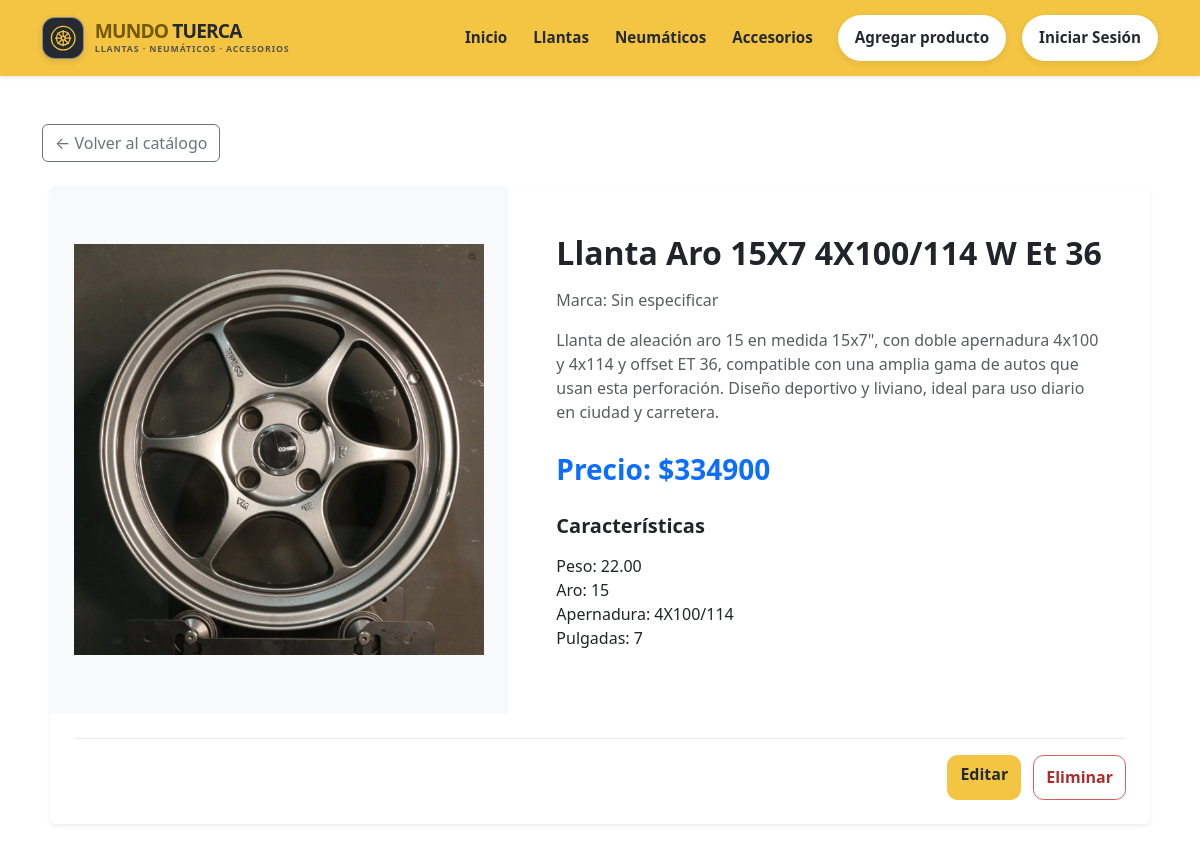
/catalogo/producto/llanta-aro-15x7-4x100-114-w-et-36/, run on the app's committed database.
### catalogo/models.py (models this page shows, shortened)
class Producto(models.Model):
    titulo = models.CharField(max_length=75)
    marca = models.CharField(max_length=50)
    descripcion = models.TextField()
    caracteristicas = models.TextField()
    precio = models.IntegerField()
    imagen = ResizedImageField(size=[900,900],quality=75, force_format="WEBP", keep_meta=False,
                               upload_to="diario_mural/%Y/%m", default='sin_imagen.jpg', blank=True)
    slug = models.SlugField(max_length=100, unique=True)
    categoria = models.ForeignKey(Categoria, on_delete=models.PROTECT)
    autor = models.ForeignKey('auth.User', on_delete=models.CASCADE)

### catalogo/views.py (the view)
# urls.py: path('producto/<slug:slug>/', detalle_producto, name='detalle_producto'),
def detalle_producto(request, slug):
    producto = get_object_or_404(Producto, slug=slug)
    return render(request, 'catalogo/detalle_producto.html', {'producto': producto})

### catalogo/templates/catalogo/detalle_producto.html (shortened to what this page needs)
{% extends "plantilla.html" %}
{% block contenido %}
<section class="container py-4 py-lg-5">
    <a href="{% url 'catalogo:categoria' producto.categoria.nombre %}" class="btn btn-outline-secondary mb-4">
        &larr; Volver al catálogo
    </a>
    <article class="card border-0 shadow-sm mx-auto overflow-hidden" style="max-width: 1100px;">
        <div class="row g-0">
            <div class="col-12 col-md-5 bg-body-tertiary d-flex align-items-center justify-content-center p-4"
                style="min-height: 320px;">
                {% if producto.imagen %}
                <img src="{{ producto.imagen.url }}" class="img-fluid" alt="{{ producto.titulo }}"
                    style="max-height: 420px; object-fit: contain;">
                {% else %}
                <span class="text-body-secondary">Imagen no disponible</span>
                {% endif %}
            </div>
            <div class="col-12 col-md-7">
                <div class="card-body p-4 p-lg-5">
                    <h1 class="card-title h2 fw-bold mb-3">{{ producto.titulo }}</h1>
                    <p class="text-body-secondary">Marca: {{ producto.marca }}</p>
                    <p class="card-text text-body-secondary mb-4">{{ producto.descripcion|linebreaksbr }}</p>
                    <p class="fs-3 fw-bold text-primary mb-4">Precio: ${{ producto.precio }}</p>
                    <h2 class="h5 fw-semibold mb-3">Características</h2>
                    <p>{{ producto.caracteristicas|linebreaksbr }}</p>
                </div>
            </div>
            <div class="card-body p-4">
                <div class="producto-detail-actions">
                    <a href="{% url 'catalogo:editar' id=producto.id %}" class="btn btn-primary">
                        Editar
                    </a>
                    <form method="post" action="{% url 'catalogo:eliminar' id=producto.id %}" class="producto-detail-delete-form">
                        <button type="submit" class="btn btn-outline-danger">
                            Eliminar
                        </button>
                    </form>
                </div>
            </div>
        </div>
    </article>
</section>
{% endblock %}

### static/css/tema.css (style rules this page uses)
.producto-detail-actions { display: flex; align-items: center; justify-content: flex-end; gap: 0.75rem; padding-top: 1rem; border-top: 1px solid #e9ecef; }
.producto-detail-delete-form { margin: 0; }
.producto-detail-actions .btn { min-height: 2.8rem; border-radius: 0.65rem; font-weight: 700; transition: transform 0.2s ease, box-shadow 0.2s ease; }
.producto-detail-actions .btn-primary { border-color: #f4c542; background-color: #f4c542; color: #252a31; }
.producto-detail-actions .btn-outline-danger { border-color: #d85c5c; color: #ae2d2d; background-color: #fff; }

### data on the page
Producto: imagen (picture), titulo "Llanta Aro 15X7 4X100/114 W Et 36", marca "Sin especificar", descripcion "Llanta de aleación aro 15 en medida 15x7\", con doble apernadura 4x100 y 4x114 y offset ET 36, compatible con una amplia gama de autos que usan esta perforación. Diseño deportivo y liviano, ideal para uso diario en ciudad y carretera.", precio "334900", caracteristicas "Peso: 22.00 Aro: 15 Apernadura: 4X100/114 Pulgadas: 7"
